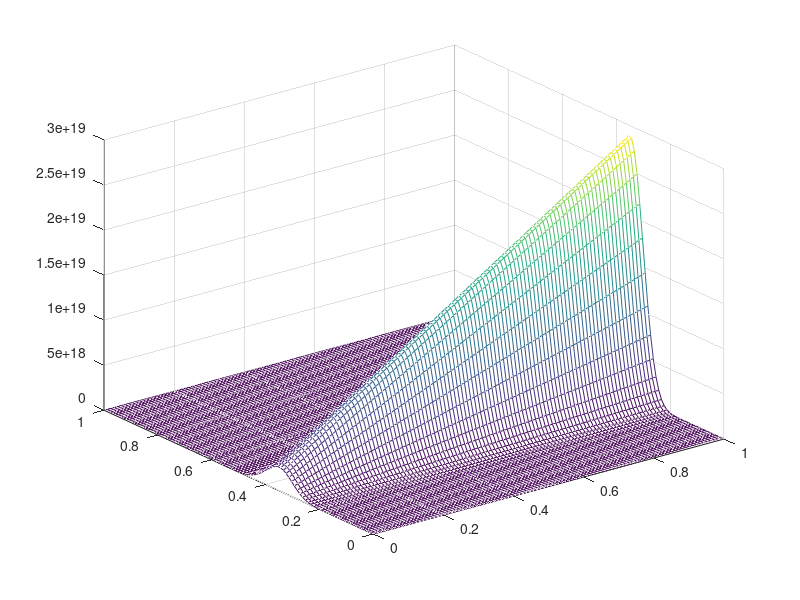

Reproduce this figure in MATLAB.
x = linspace(0.0,1.0);
y = linspace(0.0,1.0);

alpha = 3;
displacements = zeros(length(x),length(y));
for i = 1:length(x)
    for j = 1:length(y)
        displacements(i,j) = 1. - (abs(x(i)-y(j))/(x(i)+y(j)))^alpha;
    end
end
mesh(x,y,displacements);

complexX = complex(x);
complexY = complex(y);
displacementApproxs = zeros(length(x),length(y));
alpha = 0.1;
for i = 1:length(x)
    for j = 1:length(y)
        displacementApproxs(i,j) = real(exp(log(complexY(j) + alpha) - log(complexX(i) + alpha)* i * pi / 2));
    end
end
mesh(x,y,displacementApproxs);
